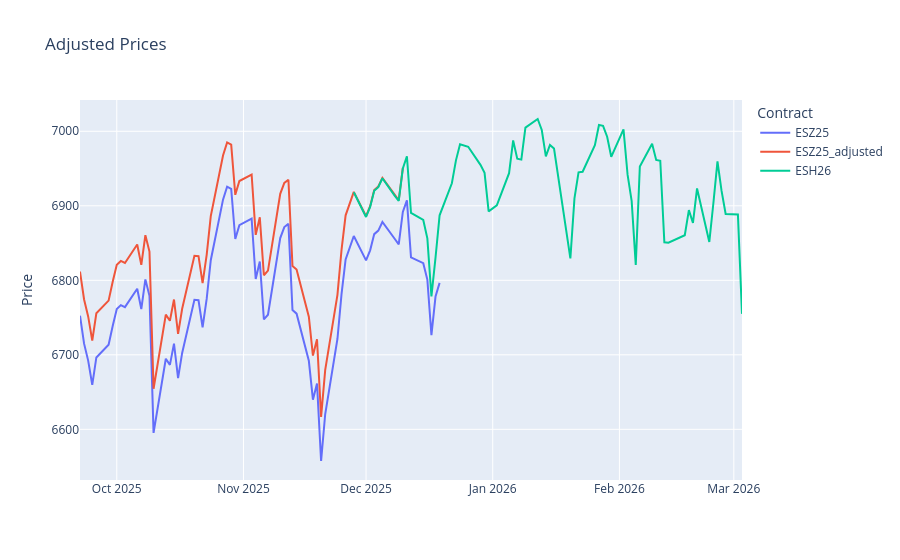

The cell this chart's notebook holds for it:
### Code cell
# adjust the prices of ESZ25 by rolling to ESH26 on 12-11-2025 (at Close)
# load ESH26 data
df = df_close[['ESZ25', 'ESH26']]
df.head()

# create a new column for the adjusted prices
roll_date = pd.to_datetime('2025-12-11')
roll_gap = df.loc[roll_date, 'ESH26'] - df.loc[roll_date, 'ESZ25']
df['ESZ25_adjusted'] = df['ESZ25'] + roll_gap
df.loc[roll_date:, 'ESZ25_adjusted'] = np.nan

# plot the adjusted prices
fig = px.line(df[df.index>= "2025-09-22"], y=['ESZ25', 'ESZ25_adjusted', 'ESH26'], title='Adjusted Prices')
fig.update_layout(xaxis_title=None, yaxis_title="Price")
fig.update_layout(legend_title='Contract')
fig.show()
